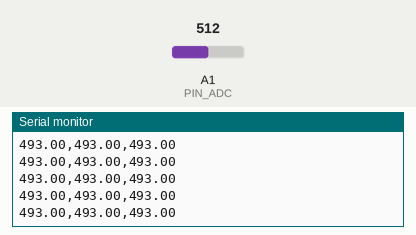
Bench run of a sketch on a simulated Arduino Uno, built with avr-gcc and run on an emulated ATmega328P. Parts: the last lines printed to the serial monitor. The test bench sets the inputs (shaded band); at power-on: A1 (PIN_ADC) = 512.

Above: at 4.2 s.
4.3 s: A1 (PIN_ADC) set to 4
At 4.9 s:
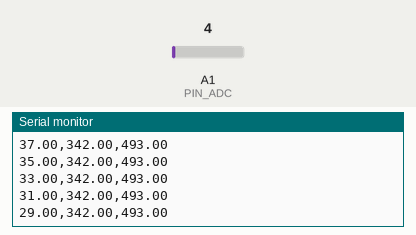
5.8 s: A1 (PIN_ADC) set to 1
At 6.9 s:
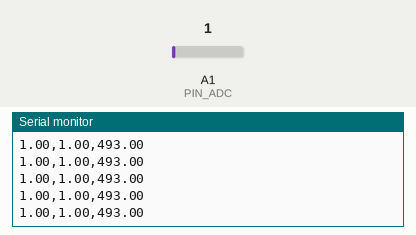
Timing chart, 0 to 8.3 s (numbered marks = the images above; inputs shaded):
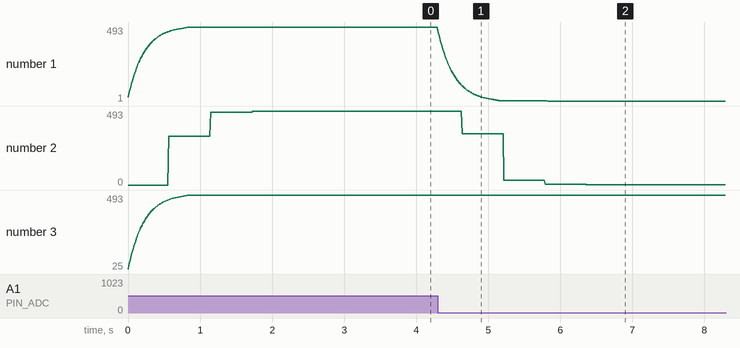

The sketch:

Sample_GroveSoundSensor.ino
```cpp
// Grove SoundSensor
#define PIN_ADC  A1

float ave_unit = 0;
float RC_a = 0.95;  //ローパスフィルタの係数
float ave_sec = 0;
float maxAnalogValue = 0;
int cnt = 0;
const int MAX_CNT = 50;
long ave_tmp = 0;

void setup()
{
  Serial.begin(115200);
}

void loop()
{
  ave_unit = getAnalogValue(ave_unit);
  if (ave_unit > maxAnalogValue ) maxAnalogValue = ave_unit;

  //1テンポ遅れて平均値を出している。
  ave_tmp += ave_unit;
  if (++cnt >= MAX_CNT) {
    ave_sec = ave_tmp / MAX_CNT;
    cnt = 0;
    ave_tmp = 0;
  }

  Serial.print(ave_unit);
  Serial.print(",");
  Serial.print(ave_sec);
  Serial.print(",");
  Serial.print(maxAnalogValue);
  Serial.println("");

  delay(10);
}

//RCフィルタ適用
long getAnalogValue(float y_old) {
  int x = analogRead(PIN_ADC);
  float y = RC_a * y_old + (1 - RC_a) * x;
  return y;
}
```

Measured:
- after the input at 4.3 s, the serial monitor: prints a new line at once (image 1)
- after the input at 5.8 s, the serial monitor: prints a new line at once (image 2)
- plotted number 1: 493 → 4 after the input at 4.3 s, 4 → 1 after the input at 5.8 s
- plotted number 2: 493 → 4 after the input at 4.3 s, 4 → 1 after the input at 5.8 s
